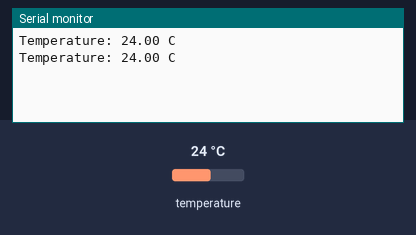
Bench run of a sketch on a simulated Arduino Uno, built with avr-gcc and run on an emulated ATmega328P. Parts: the last lines printed to the serial monitor. Inputs (shaded band) come from the test bench; at power-on: temperature 24 °C.

Above: at 3.3 s.
3.4 s: temperature set to 12 °C
At 5.0 s:
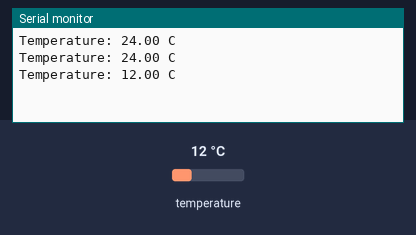
5.9 s: temperature set to 19 °C
At 7.5 s:
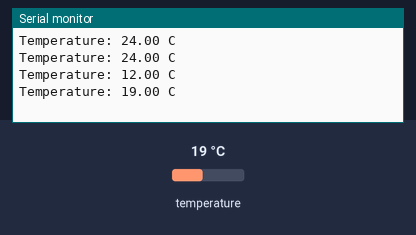
Timing chart, 0 to 9.0 s (numbered marks = the images above; inputs shaded):
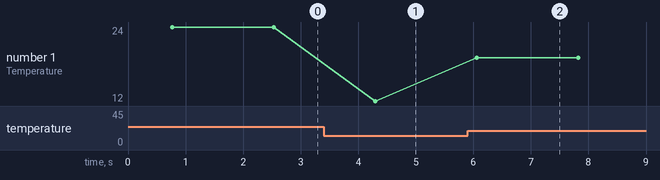

The sketch:

ds18b20.ino
```cpp
#include <OneWire.h>
#include <DallasTemperature.h>

// Data wire is connected to digital pin 4 on the Arduino
#define ONE_WIRE_BUS 4

// Setup a oneWire instance to communicate with any OneWire device
OneWire oneWire(ONE_WIRE_BUS);

// Pass oneWire reference to DallasTemperature library
DallasTemperature sensors(&oneWire);

void setup(void){
  sensors.begin();	// Start up the library
  Serial.begin(115200);
}

void loop(void){
  // Send the command to get temperatures
  sensors.requestTemperatures();

  //print the temperature in Celsius
  Serial.print("Temperature: ");
  Serial.print(sensors.getTempCByIndex(0));
  Serial.println(" C");
  delay(1000);
}
```

Measured:
- after the input at 3.4 s, the serial monitor: prints a new line after 0.90 s (image 1)
- after the input at 5.9 s, the serial monitor: prints a new line after 0.16 s (image 2)
- plotted number 1: 24 → 12 after the input at 3.4 s, 12 → 19 after the input at 5.9 s
